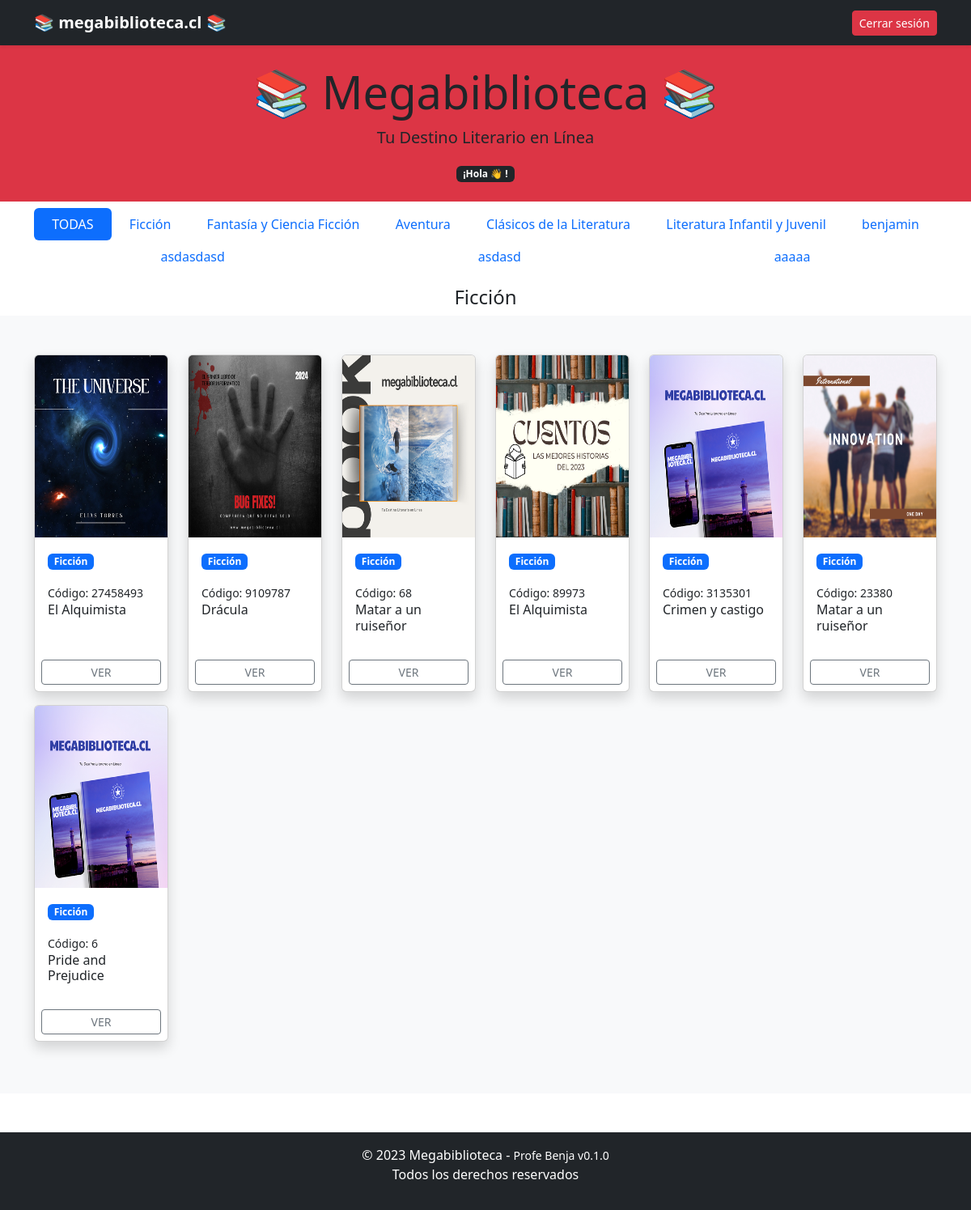
The page /home/categoria/ficcion on the database its author committed.
### biblioteca/models.py (models this page shows, shortened)
class Categoria(models.Model):
    nombre = models.CharField(max_length=100)
    url = models.CharField(max_length=100, null=True, blank=True)
    def __str__(self):
        return self.nombre

class Libro(models.Model):
    nombre = models.CharField(max_length=200)
    codigo = models.CharField(max_length=20, unique=True)
    descripcion = models.TextField()
    imagen = models.ImageField(upload_to='libros/', null=True, blank=True)
    categoria = models.ForeignKey(Categoria, on_delete=models.CASCADE)
    autor = models.CharField(max_length=200, null=True, blank=True)
    stock = models.IntegerField(default=1)

### biblioteca/views.py (the view)
# urls.py: path('home/categoria/<url>', views.home_categoria, name='home_categoria'),
def home_categoria(request, url):
    perfil = request.session.get('perfil')
    categorias = Categoria.objects.all()
    categoria = Categoria.objects.get(url=url)
    libros = categoria.libro_set.all()
    context = {
        'perfil' : perfil,
        'libros' : libros,
        'categorias': categorias,
        'categoria': categoria
    }
    return render(request, 'home.html', context)

### biblioteca/templates/home.html (shortened to what this page needs)
{% extends 'layouts/normal/base.html' %}
{% load static %}
{% block contenido %}
  <div class="navbar navbar-dark bg-dark shadow-sm">
    <div class="container">
      <a href="#" class="navbar-brand d-flex align-items-center"><strong>📚 megabiblioteca.cl 📚</strong></a>
      <div>
        <a type="button" class="btn btn-sm btn-danger" href="{% url 'logout' %}">Cerrar sesión</a>
      </div>
    </div>
  </div>
  <main>
    <header class="bg-danger text-dark text-center py-4">
      <h1 class="display-4">📚 <strong>Megabiblioteca</strong> 📚</h1>
      <p class="lead">Tu Destino Literario en Línea</p>
      <span class="badge bg-dark">¡Hola {{ request.user.first_name }} 👋 !</span>
    </header>
    <div class="container mt-2">
      <div class="row">
        <div class="col-12">
          <ul class="nav nav-pills nav-fill">
            <li class="nav-item">
              <a class="nav-link active" aria-current="page" href="{% url 'home' %}">TODAS</a>
            </li>
            {% for categoria in categorias %}
              <li class="nav-item">
                <a class="nav-link" href="{% url 'home_categoria' categoria.url %}">{{ categoria.nombre }}</a>
              </li>
            {% endfor %}
          </ul>
        </div>
      </div>
      <h4 class="text-center mt-3">{{ categoria.nombre }}</h4>
    </div>
    <div class="album py-5 bg-body-tertiary">
      <div class="container">
        <div class="row">
          {% for libro in libros %}
            <div class="col-6 col-md-4 col-lg-2 mb-3">
              <div class="card shadow">
                <img src="{% static libro.imagen %}" class="bd-placeholder-img card-img-top" width="100%" height="225" role="img" />
                <div class="card-body">
                  <p class="badge bg-primary mb-3">{{ libro.categoria }}</p>
                  <br />
                  <small class="text-end">Código: {{ libro.codigo }}</small>
                  <h6 class="card-title">{{ libro.nombre }}</h6>
                </div>
                <div class="d-grid p-2">
                  <a href="{% url 'home_libro' libro.codigo %}" class="btn btn-sm btn-outline-secondary">VER</a>
                </div>
              </div>
            </div>
          {% endfor %}
        </div>
      </div>
    </div>
  </main>
{% endblock %}

### biblioteca/templates/layouts/normal/base.html (shortened to what this page needs)
{% load static %}
<!DOCTYPE html>
<html lang="en">
  <head>
    <link href="https://cdn.jsdelivr.net/npm/bootstrap@5.3.2/dist/css/bootstrap.min.css" rel="stylesheet" />
    <link rel="stylesheet" href="https://cdnjs.cloudflare.com/ajax/libs/font-awesome/6.4.2/css/all.min.css" />
  </head>
  <body>
    {% block contenido %}
    {% endblock %}
    {% include 'layouts/admin/_footer.html' %}
  </body>
</html>

### biblioteca/templates/layouts/admin/_footer.html
<footer class="bg-dark text-white text-center py-3 mt-5">
  <p>
    &copy; 2023 Megabiblioteca - <small>Profe Benja v0.1.0</small> <br /> Todos los derechos reservados
  </p>
</footer>

### biblioteca/templates/home.html (style rules this page uses)
.bd-placeholder-img { font-size: 1.125rem; text-anchor: middle; -webkit-user-select: none; -moz-user-select: none; user-select: none; }
.card { width: 100%; height: 100%; }

### rows shown on the page
Categoria: nombre "Ficción"
Categoria: nombre "Fantasía y Ciencia Ficción"
Categoria: nombre "Aventura"
Categoria: nombre "Clásicos de la Literatura"
Categoria: nombre "Literatura Infantil y Juvenil"
Categoria: nombre "benjamin"
Categoria: nombre "asdasdasd"
Categoria: nombre "asdasd"
Categoria: nombre "aaaaa"
Libro: imagen (picture), categoria "Ficción", codigo "27458493", nombre "El Alquimista"
Libro: imagen (picture), categoria "Ficción", codigo "9109787", nombre "Drácula"
Libro: imagen (picture), categoria "Ficción", codigo "68", nombre "Matar a un ruiseñor"
Libro: imagen (picture), categoria "Ficción", codigo "89973", nombre "El Alquimista"
Libro: imagen (picture), categoria "Ficción", codigo "3135301", nombre "Crimen y castigo"
Libro: imagen (picture), categoria "Ficción", codigo "23380", nombre "Matar a un ruiseñor"
Libro: imagen (picture), categoria "Ficción", codigo "6", nombre "Pride and Prejudice"
